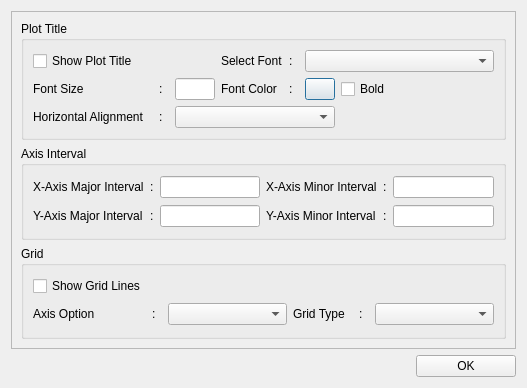
<?xml version="1.0" encoding="UTF-8"?>
<ui version="4.0">
 <class>DialogPlotProperties</class>
 <widget class="QDialog" name="DialogPlotProperties">
  <property name="windowModality">
   <enum>Qt::ApplicationModal</enum>
  </property>
  <property name="geometry">
   <rect>
    <x>0</x>
    <y>0</y>
    <width>527</width>
    <height>388</height>
   </rect>
  </property>
  <property name="minimumSize">
   <size>
    <width>527</width>
    <height>388</height>
   </size>
  </property>
  <property name="maximumSize">
   <size>
    <width>527</width>
    <height>388</height>
   </size>
  </property>
  <property name="windowTitle">
   <string>Plot Properties</string>
  </property>
  <property name="modal">
   <bool>false</bool>
  </property>
  <layout class="QGridLayout" name="gridLayout_5">
   <item row="0" column="0" colspan="2">
    <widget class="QFrame" name="framePlotProperty">
     <property name="autoFillBackground">
      <bool>true</bool>
     </property>
     <property name="frameShape">
      <enum>QFrame::StyledPanel</enum>
     </property>
     <property name="frameShadow">
      <enum>QFrame::Plain</enum>
     </property>
     <layout class="QGridLayout" name="gridLayout_4">
      <item row="0" column="0" colspan="2">
       <widget class="QGroupBox" name="groupBoxPlotTile">
        <property name="title">
         <string>Plot Title</string>
        </property>
        <layout class="QGridLayout" name="gridLayout_3">
         <item row="0" column="7" colspan="5">
          <widget class="QComboBox" name="comboBoxPlotFont"/>
         </item>
         <item row="2" column="0" colspan="3">
          <widget class="QLabel" name="labelPlotHorizontalAlignment">
           <property name="text">
            <string>Horizontal Alignment</string>
           </property>
          </widget>
         </item>
         <item row="1" column="5">
          <widget class="QLabel" name="labelPlotFontColor">
           <property name="text">
            <string>Font Color</string>
           </property>
          </widget>
         </item>
         <item row="1" column="0">
          <widget class="QLabel" name="labelPlotFontSize">
           <property name="text">
            <string>Font Size</string>
           </property>
          </widget>
         </item>
         <item row="1" column="7">
          <widget class="QPushButton" name="pushButtonPlotFontColor">
           <property name="maximumSize">
            <size>
             <width>30</width>
             <height>16777215</height>
            </size>
           </property>
           <property name="text">
            <string/>
           </property>
          </widget>
         </item>
         <item row="0" column="0" colspan="3">
          <widget class="QCheckBox" name="checkBoxShowPlotTitle">
           <property name="text">
            <string>Show Plot Title</string>
           </property>
          </widget>
         </item>
         <item row="0" column="5">
          <widget class="QLabel" name="labelPlotSelectFont">
           <property name="text">
            <string>Select Font</string>
           </property>
          </widget>
         </item>
         <item row="1" column="6">
          <widget class="QLabel" name="label_7">
           <property name="maximumSize">
            <size>
             <width>10</width>
             <height>16777215</height>
            </size>
           </property>
           <property name="text">
            <string>:</string>
           </property>
          </widget>
         </item>
         <item row="0" column="6">
          <widget class="QLabel" name="label_6">
           <property name="maximumSize">
            <size>
             <width>10</width>
             <height>16777215</height>
            </size>
           </property>
           <property name="text">
            <string>:</string>
           </property>
          </widget>
         </item>
         <item row="1" column="8">
          <widget class="QCheckBox" name="checkBoxPlotTitleBold">
           <property name="text">
            <string>Bold</string>
           </property>
          </widget>
         </item>
         <item row="1" column="4">
          <widget class="QLineEdit" name="lineEditFontSize">
           <property name="maximumSize">
            <size>
             <width>40</width>
             <height>16777215</height>
            </size>
           </property>
          </widget>
         </item>
         <item row="1" column="3">
          <widget class="QLabel" name="label_5">
           <property name="maximumSize">
            <size>
             <width>10</width>
             <height>16777215</height>
            </size>
           </property>
           <property name="text">
            <string>:</string>
           </property>
          </widget>
         </item>
         <item row="2" column="3">
          <widget class="QLabel" name="label_8">
           <property name="maximumSize">
            <size>
             <width>10</width>
             <height>16777215</height>
            </size>
           </property>
           <property name="text">
            <string>:</string>
           </property>
          </widget>
         </item>
         <item row="2" column="4" colspan="4">
          <widget class="QComboBox" name="comboBoxPlotHorizontalAlignment"/>
         </item>
        </layout>
       </widget>
      </item>
      <item row="1" column="0" colspan="2">
       <widget class="QGroupBox" name="groupBoxAxisInterval">
        <property name="title">
         <string>Axis Interval</string>
        </property>
        <layout class="QGridLayout" name="gridLayout_2">
         <item row="0" column="0">
          <widget class="QLabel" name="labelXAxisMajorInterval">
           <property name="text">
            <string>X-Axis Major Interval</string>
           </property>
          </widget>
         </item>
         <item row="0" column="1">
          <widget class="QLabel" name="label_13">
           <property name="text">
            <string>:</string>
           </property>
          </widget>
         </item>
         <item row="0" column="2">
          <widget class="QLineEdit" name="lineEditXAxisMajorInterval"/>
         </item>
         <item row="0" column="3">
          <widget class="QLabel" name="labelXAxisMinorInterval">
           <property name="text">
            <string>X-Axis Minor Interval</string>
           </property>
          </widget>
         </item>
         <item row="0" column="4">
          <widget class="QLabel" name="label_17">
           <property name="text">
            <string>:</string>
           </property>
          </widget>
         </item>
         <item row="0" column="5">
          <widget class="QLineEdit" name="lineEditXAxisMinorInterval"/>
         </item>
         <item row="1" column="0">
          <widget class="QLabel" name="labelYAxisMajorInterval">
           <property name="text">
            <string>Y-Axis Major Interval</string>
           </property>
          </widget>
         </item>
         <item row="1" column="1">
          <widget class="QLabel" name="label_16">
           <property name="text">
            <string>:</string>
           </property>
          </widget>
         </item>
         <item row="1" column="2">
          <widget class="QLineEdit" name="lineEditYAxisMajorInterval"/>
         </item>
         <item row="1" column="3">
          <widget class="QLabel" name="labelYAxisMinorInterval">
           <property name="text">
            <string>Y-Axis Minor Interval</string>
           </property>
          </widget>
         </item>
         <item row="1" column="4">
          <widget class="QLabel" name="label_19">
           <property name="text">
            <string>:</string>
           </property>
          </widget>
         </item>
         <item row="1" column="5">
          <widget class="QLineEdit" name="lineEditYAxisMinorInterval"/>
         </item>
        </layout>
       </widget>
      </item>
      <item row="2" column="0" colspan="2">
       <widget class="QGroupBox" name="groupBoxGrid">
        <property name="title">
         <string>Grid</string>
        </property>
        <layout class="QGridLayout" name="gridLayout">
         <item row="1" column="0">
          <widget class="QLabel" name="labelAxisOption">
           <property name="text">
            <string>Axis Option</string>
           </property>
          </widget>
         </item>
         <item row="1" column="4">
          <widget class="QLabel" name="labelGridType">
           <property name="text">
            <string>Grid Type</string>
           </property>
          </widget>
         </item>
         <item row="0" column="2" colspan="6">
          <widget class="QFrame" name="frame">
           <property name="frameShape">
            <enum>QFrame::NoFrame</enum>
           </property>
           <property name="frameShadow">
            <enum>QFrame::Raised</enum>
           </property>
          </widget>
         </item>
         <item row="0" column="0">
          <widget class="QCheckBox" name="checkBoxShowGridLine">
           <property name="text">
            <string>Show Grid Lines</string>
           </property>
          </widget>
         </item>
         <item row="1" column="5">
          <widget class="QLabel" name="label_27">
           <property name="maximumSize">
            <size>
             <width>10</width>
             <height>16777215</height>
            </size>
           </property>
           <property name="text">
            <string>:</string>
           </property>
          </widget>
         </item>
         <item row="1" column="6" colspan="2">
          <widget class="QComboBox" name="comboBoxGridType"/>
         </item>
         <item row="1" column="1">
          <widget class="QLabel" name="label_25">
           <property name="maximumSize">
            <size>
             <width>10</width>
             <height>16777215</height>
            </size>
           </property>
           <property name="text">
            <string>:</string>
           </property>
          </widget>
         </item>
         <item row="1" column="2" colspan="2">
          <widget class="QComboBox" name="comboBoxAxisOption"/>
         </item>
        </layout>
       </widget>
      </item>
     </layout>
    </widget>
   </item>
   <item row="1" column="0">
    <widget class="QFrame" name="frame_2">
     <property name="frameShape">
      <enum>QFrame::NoFrame</enum>
     </property>
     <property name="frameShadow">
      <enum>QFrame::Raised</enum>
     </property>
    </widget>
   </item>
   <item row="1" column="1">
    <widget class="QPushButton" name="pushButtonPlotEditOk">
     <property name="maximumSize">
      <size>
       <width>100</width>
       <height>16777215</height>
      </size>
     </property>
     <property name="text">
      <string>OK</string>
     </property>
    </widget>
   </item>
  </layout>
 </widget>
 <resources/>
 <connections/>
</ui>
